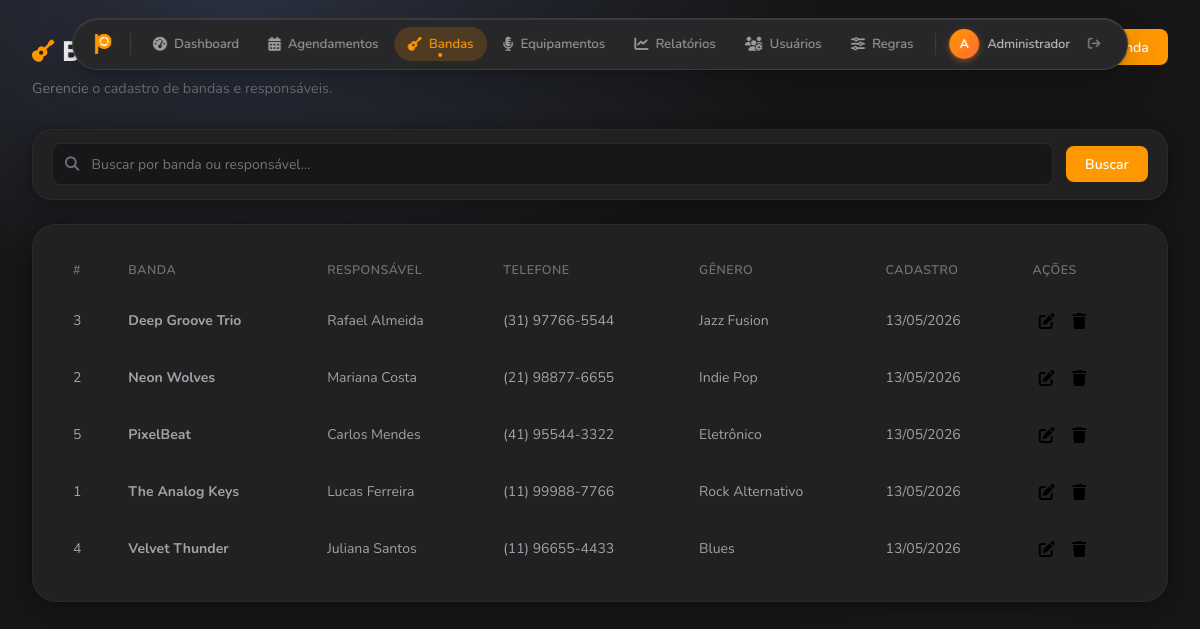
Screenshot of /bandas.php (signed in) with the database file from the repository.
### tables this page shows
CREATE TABLE IF NOT EXISTS bandas (
  id          INT UNSIGNED NOT NULL AUTO_INCREMENT,
  nome_banda  VARCHAR(200) NOT NULL,
  responsavel VARCHAR(150) NOT NULL,
  telefone    VARCHAR(30),
  genero      VARCHAR(80),
  criado_em   DATETIME     NOT NULL DEFAULT CURRENT_TIMESTAMP,
  PRIMARY KEY (id)
);

### bandas.php (called while the page is built)
<?php
require_once 'controllers/bandas_ctrl.php';
require_once 'templates/bandas.php';

### config/sessao.php (called while the page is built, shortened)
<?php
function isAdmin(): bool
{
    return !empty($_SESSION['usuario_admin']);
}
function hasPermission(string $perm): bool
{
    if (isAdmin()) return true;
    $perms = $_SESSION['usuario_perms'] ?? [];
    return in_array($perm, $perms);
}

### controllers/bandas_ctrl.php (called while the page is built, shortened)
<?php
require_once 'config/sessao.php';
$pdo        = getConexao();
$busca      = trim($_GET['busca'] ?? '');
if ($busca !== '') {
    $stmt = $pdo->prepare(
        "SELECT * FROM bandas WHERE nome_banda LIKE :b OR responsavel LIKE :b ORDER BY nome_banda"
    );
    $stmt->execute([':b' => "%$busca%"]);
} else {
    $stmt = $pdo->query("SELECT * FROM bandas ORDER BY nome_banda");
}
$bandas = $stmt->fetchAll();

### templates/bandas.php (the view, shortened to what this page needs)
<?php include 'includes/head.php'; ?>
<body>
<?php include 'includes/nav.php'; ?>
<main class="main-content">
  <header class="page-header">
    <div>
      <h1><i class="fa-solid fa-guitar"></i> Bandas &amp; Clientes</h1>
      <p class="page-subtitle">Gerencie o cadastro de bandas e responsáveis.</p>
    </div>
    <?php if (hasPermission('edit')): ?>
    <button class="btn btn-primary" id="btnNovaBanda">
      <i class="fa-solid fa-plus"></i> Nova Banda
    </button>
    <?php endif; ?>
  </header>
  <form method="GET" class="search-bar glass">
    <div class="input-icon">
      <input type="text" name="busca" id="campoBusca"
             placeholder="Buscar por banda ou responsável…"
             value="<?= htmlspecialchars($busca) ?>">
    </div>
    <button type="submit" class="btn btn-primary">Buscar</button>
  </form>
  <section class="section-card glass">
    <div class="table-responsive">
      <table class="data-table" id="tabelaBandas">
        <thead>
          <tr>
            <th>#</th><th>Banda</th><th>Responsável</th>
            <th>Telefone</th><th>Gênero</th><th>Cadastro</th><th>Ações</th>
          </tr>
        </thead>
        <tbody>
          <?php if (empty($bandas)): ?>
            <tr>
              <td colspan="7" class="empty-state">
                <i class="fa-solid fa-face-meh"></i> Nenhuma banda encontrada.
              </td>
            </tr>
          <?php else: ?>
            <?php foreach ($bandas as $b): ?>
            <tr>
              <td><?= $b['id'] ?></td>
              <td><strong><?= htmlspecialchars($b['nome_banda']) ?></strong></td>
              <td><?= htmlspecialchars($b['responsavel']) ?></td>
              <td><?= htmlspecialchars($b['telefone'] ?? '—') ?></td>
              <td><?= htmlspecialchars($b['genero']   ?? '—') ?></td>
              <td><?= date('d/m/Y', strtotime($b['criado_em'])) ?></td>
              <td class="action-btns">
                <?php if (hasPermission('edit')): ?>
                <button class="btn btn-icon btn-edit" title="Editar"
                  data-id="<?= $b['id'] ?>"
                  data-nome="<?= htmlspecialchars($b['nome_banda'],  ENT_QUOTES) ?>"
                  data-resp="<?= htmlspecialchars($b['responsavel'], ENT_QUOTES) ?>"
                  data-tel="<?= htmlspecialchars($b['telefone'] ?? '', ENT_QUOTES) ?>"
                  data-gen="<?= htmlspecialchars($b['genero']   ?? '', ENT_QUOTES) ?>">
                  <i class="fa-solid fa-pen-to-square"></i>
                </button>
                <?php endif; ?>
                <?php if (hasPermission('delete')): ?>
                <button class="btn btn-icon btn-delete" title="Excluir"
                  data-id="<?= $b['id'] ?>"
                  data-nome="<?= htmlspecialchars($b['nome_banda'], ENT_QUOTES) ?>">
                  <i class="fa-solid fa-trash"></i>
                </button>
                <?php endif; ?>
              </td>
            </tr>
            <?php endforeach; ?>
          <?php endif; ?>
        </tbody>
      </table>
    </div>
  </section>
</main>
</body>
</html>

### assets/css/app.css (style rules this page uses)
.main-content { margin-left: 0; padding: 1.8rem 2rem 6rem; }
.section-card { border-radius: 24px; background: var(--glass-bg); border: 1px solid transparent; box-shadow: 0 4px 0 rgba(0,42,84,0.08), 0 12px 32px rgba(0,42,84,0.07), inset 0 1px 0 rgba(255,255,255,0.9); backdrop-filter: none; }
[data-theme="escuro"] .kpi-card, [data-theme="escuro"] .section-card { box-shadow: var(--glass-shadow); border-color: var(--glass-border); }

### rows the page displays
bandas: id "3", nome_banda "Deep Groove Trio", responsavel "Rafael Almeida", telefone "(31) 97766-5544", genero "Jazz Fusion", criado_em "13/05/2026"
bandas: id "2", nome_banda "Neon Wolves", responsavel "Mariana Costa", telefone "(21) 98877-6655", genero "Indie Pop", criado_em "13/05/2026"
bandas: id "5", nome_banda "PixelBeat", responsavel "Carlos Mendes", telefone "(41) 95544-3322", genero "Eletrônico", criado_em "13/05/2026"
bandas: id "1", nome_banda "The Analog Keys", responsavel "Lucas Ferreira", telefone "(11) 99988-7766", genero "Rock Alternativo", criado_em "13/05/2026"
bandas: id "4", nome_banda "Velvet Thunder", responsavel "Juliana Santos", telefone "(11) 96655-4433", genero "Blues", criado_em "13/05/2026"

### other values shown
$item['label'] "Dashboard"
$item['label'] "Agendamentos"
$item['label'] "Bandas"
$item['label'] "Equipamentos"
$item['label'] "Relatórios"
$item['label'] "Usuários"
$item['label'] "Regras"
mb_strtoupper(mb_substr($usuario['nome'], 0, 1)) "A"
explode(' ', $usuario['nome'])[0] "Administrador"
